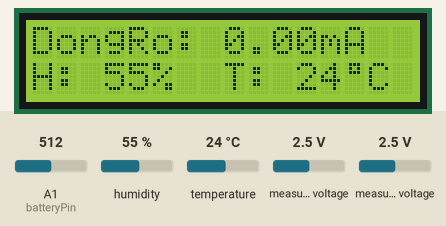
Bench run of a sketch on a simulated Arduino Uno, built with avr-gcc and run on an emulated ATmega328P. On the bench: 16×2 character LCD. Inputs (shaded band) come from the test bench; at power-on: humidity 55 %, temperature 24 °C, A1 (batteryPin) = 512, measured voltage 2.5 V. What the sketch prints to the serial monitor is not drawn.

Above: at 8.0 s.
8.1 s: humidity set to 22 %
At 10.7 s:
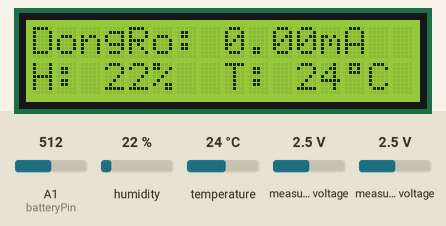
11.5 s: temperature set to 12 °C
At 13.8 s:
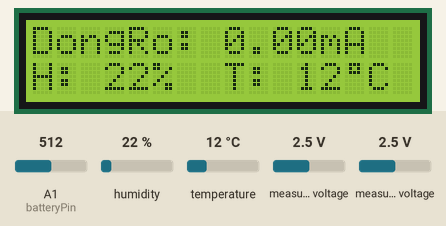
14.1 s: humidity set to 40 %
At 15.6 s:
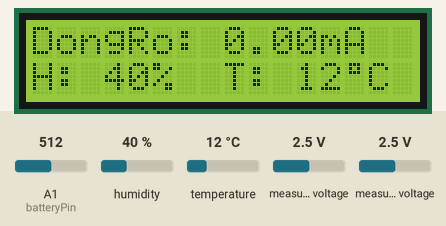
16.7 s: temperature set to 19 °C
At 18.6 s:
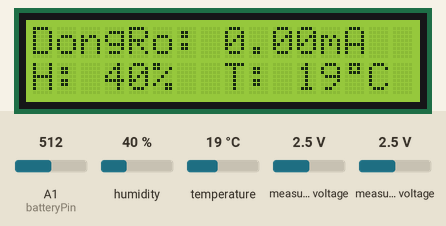
Timing chart, 0 to 20.1 s (numbered marks = the images above; inputs shaded):
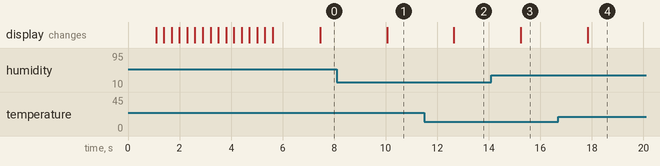

The sketch:

codeNanododongro.ino
```cpp
#include <LiquidCrystal_I2C.h>

#include <Wire.h>
#include <Adafruit_ADS1X15.h>
#include <DHT.h>
#include <SoftwareSerial.h>

LiquidCrystal_I2C lcd(0x27, 16, 2);
SoftwareSerial mySerial(6, 7);
// Địa chỉ I2C của module ADS1115
//#define ADS1115_ADDRESS 0x48

// Khởi tạo đối tượng ADS1115
const int batteryPin = A1;
const int DHT_pin = 3;
const int DHT_type = DHT11;
DHT dht(DHT_pin, DHT_type);
int alert_state = 0;
float currentRMS = 0;
int test = 1;
Adafruit_ADS1115 ads;
const float FACTOR = 4 / 3;  //20A/1V from teh CT
const float multiplier = 0.0000078125;
float scale;
int arr[90];
byte degree[8] = {
  0B01110,
  0B01010,
  0B01110,
  0B00000,
  0B00000,
  0B00000,
  0B00000,
  0B00000
};
byte arrow[8] = {
  0B00000,
  0B00000,
  0B00010,
  0B11111,
  0B11111,
  0B00010,
  0B00000,
  0B00000
};

float h, t, current, voltage, V_battery;
int16_t adcValue;
float adc = 0;
void setup(void) {
  lcd.init();
  lcd.backlight();
  ads.setGain(GAIN_SIXTEEN);  // 16x gain  +/- 0.256V  1 bit = 0.0078125mV
    // Khởi tạo module ADS1115
  ads.begin();
  dht.begin();
  lcd.createChar(1, degree);
  lcd.createChar(2, arrow);
  Serial.begin(9600);
  mySerial.begin(9600);
  Serial.println("RCD Current Measurement with ETCR025K, INA128, and ADS1115");
  lcd.setCursor(1, 0);
  lcd.print("Dang khoi dong");
  delay(1000);
  lcd.setCursor(0, 1);
  for(int i=0 ;i<16;i++){
    lcd.write(2);
    delay(300);
  }

    pinMode(batteryPin, INPUT);
}

void loop(void) {

  int count=0;
  int sum = 0 ;
for (int i=0;i<100;i++){
  sum += analogRead(batteryPin);
  count++;
}

  V_battery = 0.0442635877 * sum/count;  //((R1 + R2) / (R2 * 1023)) * analogRead(battery) //0.0148356


  currentRMS = getcurrent() * 1000;

  h = dht.readHumidity();
  t = dht.readTemperature();

  Serial.print("Hum (%): ");
  Serial.print(h);
  Serial.print("\t Temp(°C): ");
  Serial.print(t);
  lcd.clear();
  lcd.setCursor(0, 0);
  lcd.print("DongRo: ");
  lcd.print(currentRMS, 2);
  lcd.print("mA");
  lcd.setCursor(0, 1);
  lcd.print("H: ");
  lcd.print(round(h));
  lcd.print("%");
  lcd.setCursor(8, 1);
  lcd.print("T: ");
  lcd.print(round(t));
  lcd.write(1);
  lcd.print("C");


if (0 <= currentRMS && currentRMS <= 2) {
    alert_state = 1;
    Serial.println("Trang thai: Binh Thuong");
  } else if (2 < currentRMS &&currentRMS <= 5) {
    alert_state = 2;
    Serial.println("Trang thai: Tien Canh Bao");
  } else if (5 < currentRMS && currentRMS <= 10) {
    alert_state = 3;
    Serial.println("Trang thai: Canh bao");
  }else  if (10 < currentRMS && currentRMS <= 15) {
    alert_state = 4;
    Serial.println("Trang thai: Tien Nguy Hiem");
  } else if (15 < currentRMS && currentRMS <= 100) {
    alert_state = 5;
    Serial.println("Trang thai: Nguy Hiem");
  } else {
    alert_state = 6;
    Serial.println("Trang thai: Cuc Nguy Hiem");
  }

  printMeasure("\t Irms: ", currentRMS, "mA");
  delay(20);
  updatedulieu();
}
void updatedulieu() {


  String data[6] = { String(h), String(t), String(test), String(currentRMS, 2) , String(V_battery, 2),String(alert_state) };

  //  String data[11]; // Mảng chứa 11 dữ liệu kiểu string
  //   data[0] = "Data1";
  //   data[1] = "Data2";
  //   // ... Các phần tử tiếp theo

  String combinedData = "";  // Khởi tạo chuỗi kết quả

  // Kết hợp các dữ liệu vào chuỗi
  for (int i = 0; i < 6; i++) {
    combinedData += data[i];
    if (i < 6) {
      combinedData += ",";  // Thêm dấu phẩy nếu không phải là phần tử cuối cùng
    }
  }
  combinedData += "\n";  // Thêm ký tự xuống dòng

  // Gửi chuỗi dữ liệu qua UART
  mySerial.print(combinedData);
  Serial.println(combinedData);
  delay(1000);
}

void printMeasure(String prefix, float value, String postfix) {
  Serial.print(prefix);
  Serial.print(value, 6);
  Serial.println(postfix);
}

float getcurrent() {
  float voltage;
  float current;
  float sum = 0;
  long time_check = millis();
  int counter = 0;

  while (millis() - time_check < 500) {

    int maxVL = 0;
    for (int i = 0; i < 90; i++) {


      float currentValue = ads.readADC_Differential_0_1();
      arr[i] = currentValue;
    }

    int temp;
    for (int k = 0; k < 90 - 1; k++) {
      for (int j = k + 1; j < 90; j++) {
        if (arr[j] > arr[k]) {
          // Hoán đổi hai phần tử nếu thứ tự không đúng
          temp = arr[j];
          arr[j] = arr[k];
          arr[k] = temp;
        }
      }
    }
    // for (int l =0 ;l<90 ; l++)
    // {
    //   Serial.print(l) ;
    //   Serial.print(" ") ;
    //   Serial.println(arr[l]) ;
    // }

    if (arr[6] < 500) {
      scale = 1;
    } else if (arr[6] > 500 && arr[6] <= 1000) {
      scale = 1.1;
    } else if (arr[6] > 1000 && arr[6] <= 2000) {
      scale = 1.18;
    } else if (arr[6] > 2000 && arr[6] <= 3000) {
      scale = 1.3;
    } else if (arr[6] > 3000 && arr[6] <= 4000) {
      scale = 1.33;
    } else if (arr[6] > 4000 && arr[6] <= 5000) {
      scale = 1.35;
    } else if (arr[6] > 5000 && arr[6] <= 7000) {
      scale = 1.45;
    } else {
      scale = 1.5;
    }


  maxVL = arr[6] * scale;
    Serial.print("  ");

    Serial.print(arr[6]);
    //current = maxVL*100000/32768;

    voltage = maxVL * multiplier;
    current = voltage * FACTOR;
    //current /= 1000.0;

    sum += sq(current);
    counter = counter + 1;
  }

  current = sqrt(sum / counter);
  return (current);
}
```

Measured:
- after the input at 8.1 s, the display: changes after 2.0 s (image 1)
- after the input at 11.5 s, the display: changes after 1.1 s (image 2)
- after the input at 14.1 s, the display: changes after 1.1 s (image 3)
- after the input at 16.7 s, the display: changes after 1.1 s (image 4)
